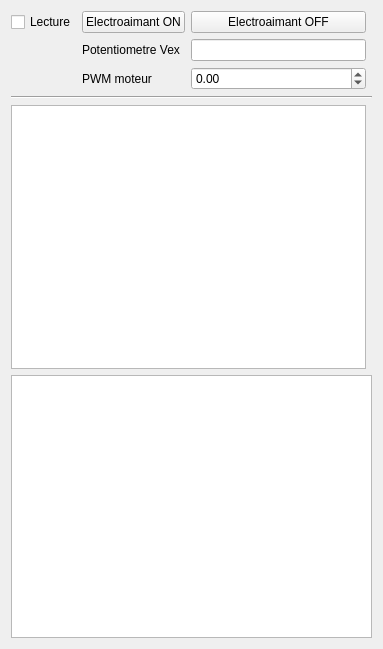
<?xml version="1.0" encoding="UTF-8"?>
<ui version="4.0">
 <class>MainWindow</class>
 <widget class="QMainWindow" name="MainWindow">
  <property name="geometry">
   <rect>
    <x>0</x>
    <y>0</y>
    <width>383</width>
    <height>649</height>
   </rect>
  </property>
  <property name="acceptDrops">
   <bool>false</bool>
  </property>
  <property name="windowTitle">
   <string>MainWindow</string>
  </property>
  <widget class="QWidget" name="centralWidget">
   <layout class="QGridLayout" name="gridLayout">
    <item row="3" column="2">
     <widget class="QDoubleSpinBox" name="doubleSpinBoxVitesse">
      <property name="keyboardTracking">
       <bool>false</bool>
      </property>
      <property name="minimum">
       <double>-100.000000000000000</double>
      </property>
      <property name="maximum">
       <double>100.000000000000000</double>
      </property>
      <property name="singleStep">
       <double>10.000000000000000</double>
      </property>
     </widget>
    </item>
    <item row="4" column="0" colspan="4">
     <widget class="Line" name="line">
      <property name="orientation">
       <enum>Qt::Horizontal</enum>
      </property>
     </widget>
    </item>
    <item row="1" column="0">
     <widget class="QCheckBox" name="checkBox">
      <property name="text">
       <string>Lecture</string>
      </property>
     </widget>
    </item>
    <item row="1" column="2">
     <widget class="QPushButton" name="electroAimantButtonOFF">
      <property name="text">
       <string>Electroaimant OFF</string>
      </property>
     </widget>
    </item>
    <item row="3" column="1">
     <widget class="QLabel" name="label_2">
      <property name="text">
       <string>PWM moteur</string>
      </property>
     </widget>
    </item>
    <item row="1" column="1">
     <widget class="QPushButton" name="electroAimantButtonON">
      <property name="text">
       <string>Electroaimant ON</string>
      </property>
     </widget>
    </item>
    <item row="2" column="1">
     <widget class="QLabel" name="label_20">
      <property name="text">
       <string>Potentiometre Vex</string>
      </property>
     </widget>
    </item>
    <item row="2" column="2">
     <widget class="QLineEdit" name="pot_vex">
      <property name="readOnly">
       <bool>true</bool>
      </property>
      <property name="clearButtonEnabled">
       <bool>false</bool>
      </property>
     </widget>
    </item>
    <item row="7" column="0" colspan="4">
     <widget class="QTextBrowser" name="textBrowser">
      <property name="font">
       <font>
        <pointsize>9</pointsize>
       </font>
      </property>
     </widget>
    </item>
    <item row="6" column="0" colspan="3">
     <widget class="QGraphicsView" name="graphicsView">
      <property name="enabled">
       <bool>true</bool>
      </property>
     </widget>
    </item>
   </layout>
  </widget>
 </widget>
 <layoutdefault spacing="6" margin="11"/>
 <resources/>
 <connections/>
</ui>
